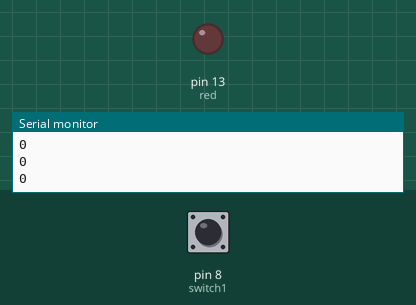
Simulated run of this sketch. Board: Arduino Uno, built with avr-gcc and run on an emulated ATmega328P. Shown: output pins drawn as LEDs (lit = HIGH), the last lines printed to the serial monitor. The inputs (shaded band) are chosen by the test bench; at power-on: pin 8 (switch1) LOW.

Above: at 1.2 s.
1.3 s: pin 8 (switch1) pulled HIGH for 0.15 s
At 2.2 s:
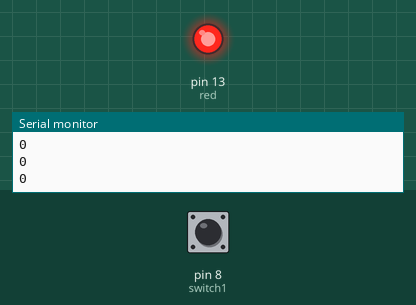
2.9 s: pin 8 (switch1) pulled HIGH for 1 s
At 3.5 s:
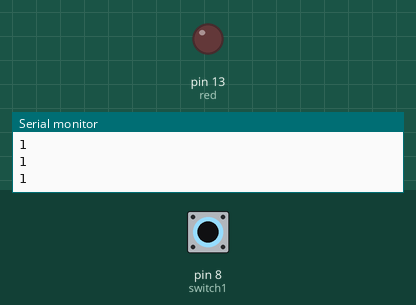
5.4 s: pin 8 (switch1) pulled HIGH for 3.2 s
At 6.7 s:
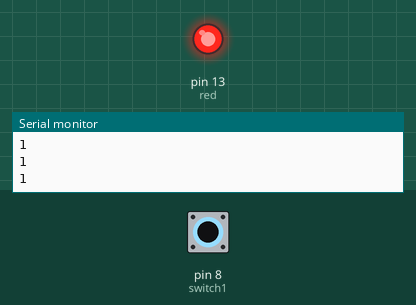
Timing chart, 0 to 8.4 s (numbered marks = the images above; inputs shaded):
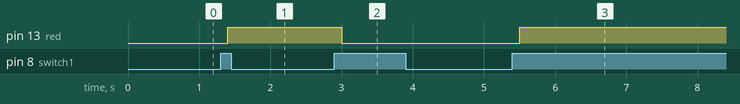

Measured:
- after the input at 1.3 s, pin 13 (red): LOW → HIGH after 0.10 s
- after the input at 2.9 s, pin 13 (red): HIGH → LOW after 0.10 s
- after the input at 5.4 s, pin 13 (red): LOW → HIGH after 0.11 s

The sketch:

Pullup_resistor.ino
```cpp
int red = 13;
int switch1 = 8;
int LEDstate = 0;
int oldBut = 1;
int newBut;
void setup() {
  // put your setup code here, to run once:
pinMode(red,OUTPUT);
pinMode(switch1,INPUT);
Serial.begin(9600);
}

void loop() {
  // put your main code here, to run repeatedly:
  newBut = digitalRead(switch1);
  Serial.println(newBut);
  delay(100);
  if (oldBut == 0 && newBut == 1) {
    if (LEDstate == 1) {
    digitalWrite(red,LOW);
    LEDstate = 0;
    } else {
    digitalWrite(red,HIGH);
    LEDstate = 1;
    }
  }
  oldBut = newBut;

}
```
